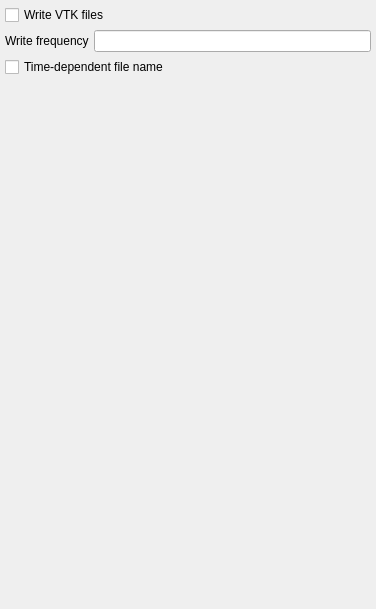
<?xml version="1.0" encoding="UTF-8"?>
<ui version="4.0">
 <class>vtk</class>
 <widget class="QWidget" name="vtk">
  <property name="geometry">
   <rect>
    <x>0</x>
    <y>0</y>
    <width>376</width>
    <height>609</height>
   </rect>
  </property>
  <property name="windowTitle">
   <string>VTK</string>
  </property>
  <layout class="QGridLayout" name="gridLayout">
   <property name="margin">
    <number>5</number>
   </property>
   <property name="spacing">
    <number>5</number>
   </property>
   <item row="2" column="0" colspan="2">
    <widget class="CheckBox" name="checkbox_keyword_time_dependent_filename">
     <property name="text">
      <string>Time-dependent file name</string>
     </property>
    </widget>
   </item>
   <item row="1" column="1">
    <widget class="LineEdit" name="lineedit_keyword_vtk_dt">
     <property name="text">
      <string/>
     </property>
    </widget>
   </item>
   <item row="1" column="0">
    <widget class="QLabel" name="label_9">
     <property name="text">
      <string>Write frequency</string>
     </property>
    </widget>
   </item>
   <item row="3" column="0">
    <spacer name="verticalSpacer">
     <property name="orientation">
      <enum>Qt::Vertical</enum>
     </property>
     <property name="sizeHint" stdset="0">
      <size>
       <width>20</width>
       <height>40</height>
      </size>
     </property>
    </spacer>
   </item>
   <item row="0" column="0" colspan="2">
    <widget class="CheckBox" name="checkbox_keyword_write_vtk_files">
     <property name="text">
      <string>Write VTK files</string>
     </property>
    </widget>
   </item>
  </layout>
 </widget>
 <customwidgets>
  <customwidget>
   <class>CheckBox</class>
   <extends>QCheckBox</extends>
   <header>mfixgui.widgets.base</header>
  </customwidget>
  <customwidget>
   <class>LineEdit</class>
   <extends>QLineEdit</extends>
   <header>mfixgui.widgets.base</header>
  </customwidget>
 </customwidgets>
 <resources/>
 <connections/>
</ui>
